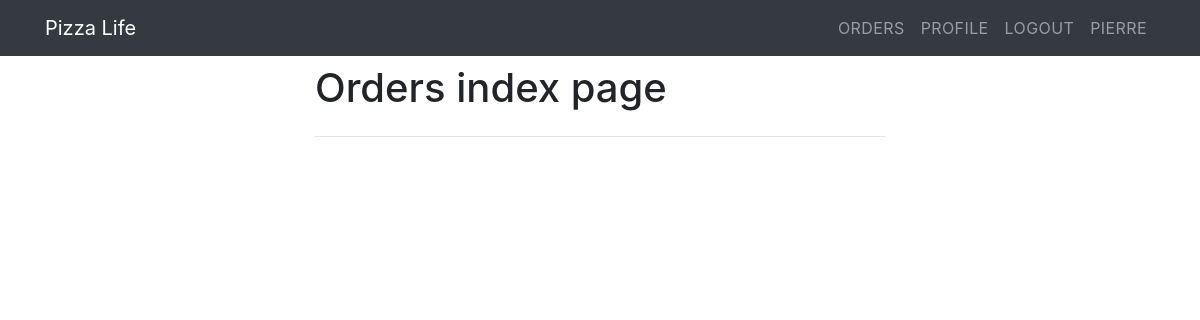
The app's page /orders/ (signed in), older data.
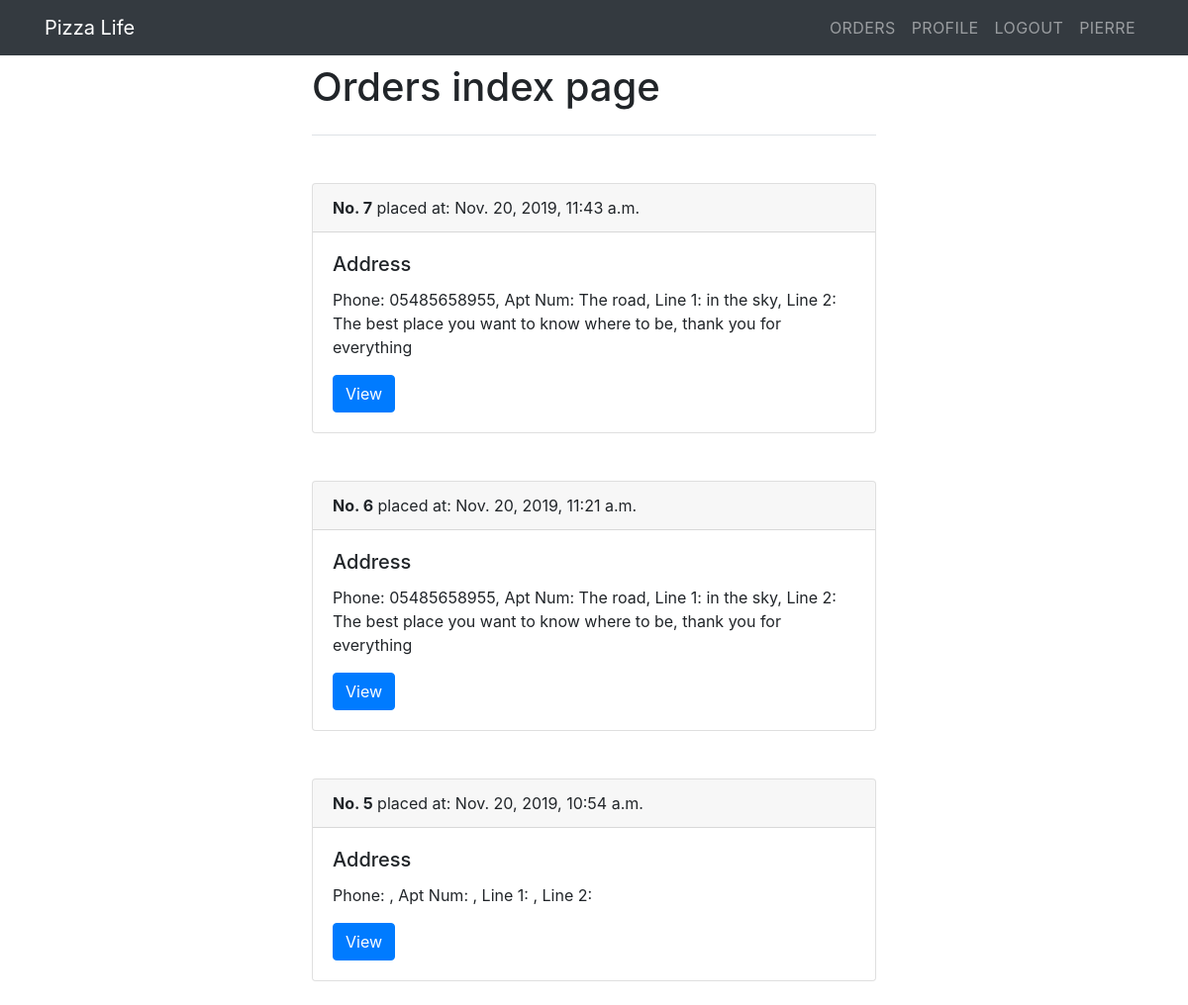
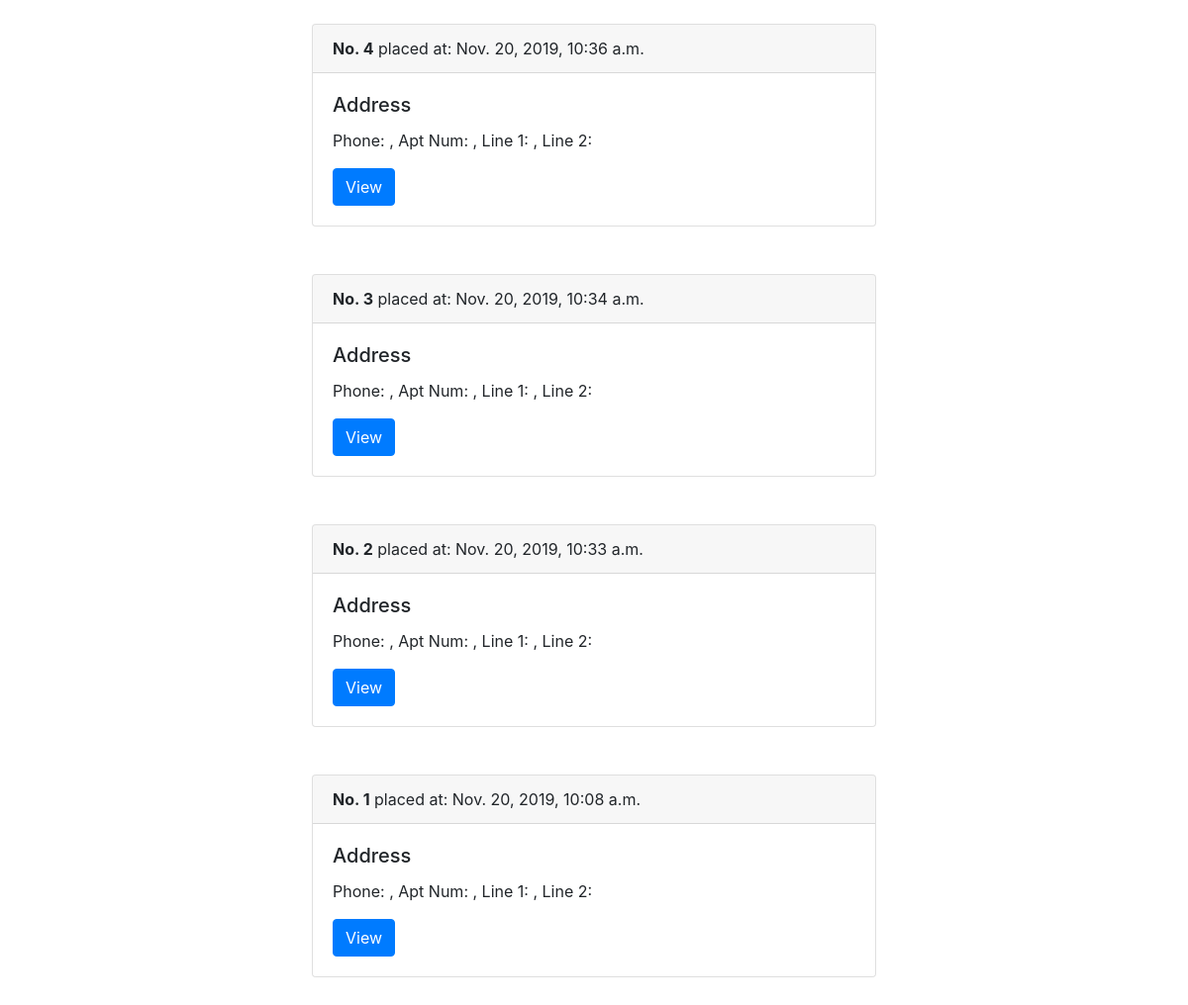
The same page, newer data (2 pictures, top to bottom).
### orders/models.py (models this page shows, shortened)
class Order(models.Model):
    user = models.ForeignKey(User, on_delete=models.CASCADE)
    address = models.CharField(max_length=255)
    time = models.DateTimeField(auto_now_add=True)
    OPTIONS = (
        ('pending', 'pending'),
        ('completed', 'completed'),
    )
    status = models.CharField(max_length=255, choices=OPTIONS)

### orders/views.py (the view)
# urls.py: path("", views.OrderList.as_view(), name='order_list'),
class OrderList(PermissionRequiredMixin, ListView):
    permission_required = 'staff'
    model = Order
    context_object_name = 'orders'
    ordering = ['-time']

### orders/templates/orders/order_list.html (shortened to what this page needs)
{% extends 'main/base.html' %}
{% block main %}
    <div class="col-md-6">
        <h1 class="mb-5 border-bottom pb-4">Orders index page</h1>
        {% for order in orders %}
        <div class="card mb-5">
        <div class="card-header">
            <b>No. {{ order.id }}</b> placed at: {{ order.time }}
        </div>
        <div class="card-body">
            <h5 class="card-title">Address</h5>
            <p class="card-text">{{ order.address }}</p>
            <a href="{% url 'order_detail' order.id %}" class="btn btn-primary">View</a>
        </div>
        </div>
        {% endfor %}
    </div>
{% endblock main %}

Row changes from the older to the newer data that the page shows:
added Order: id "7", time "Nov. 20, 2019, 11:43 a.m.", address "Phone: 05485658955, Apt Num: The road, Line 1: in the sky, Line 2: The best place you want to know where to be, thank you for everything"
added Order: id "6", time "Nov. 20, 2019, 11:21 a.m.", address "Phone: 05485658955, Apt Num: The road, Line 1: in the sky, Line 2: The best place you want to know where to be, thank you for everything"
added Order: id "5", time "Nov. 20, 2019, 10:54 a.m.", address "Phone: , Apt Num: , Line 1: , Line 2:"
added Order: id "4", time "Nov. 20, 2019, 10:36 a.m.", address "Phone: , Apt Num: , Line 1: , Line 2:"
added Order: id "3", time "Nov. 20, 2019, 10:34 a.m.", address "Phone: , Apt Num: , Line 1: , Line 2:"
added Order: id "2", time "Nov. 20, 2019, 10:33 a.m.", address "Phone: , Apt Num: , Line 1: , Line 2:"
added Order: id "1", time "Nov. 20, 2019, 10:08 a.m.", address "Phone: , Apt Num: , Line 1: , Line 2:"
